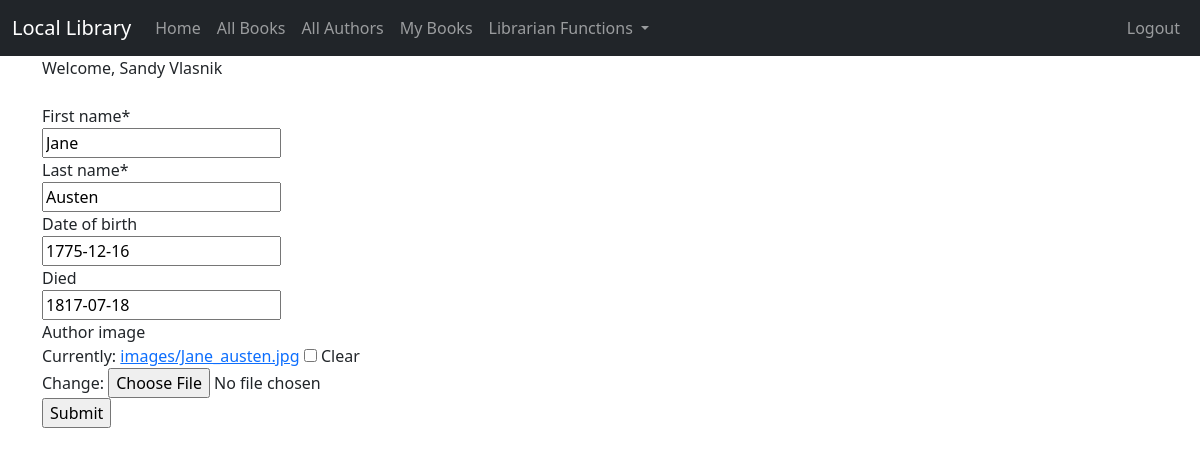
The page /author/2/update/ (signed in) on the database its author committed.
### catalog/models.py (models this page shows, shortened)
class Author(models.Model):
    first_name = models.CharField(max_length=100)
    last_name = models.CharField(max_length=100)
    date_of_birth = models.DateField(null=True, blank=True)
    date_of_death = models.DateField('Died', null=True, blank=True)
    author_image = models.ImageField(upload_to='images/', null=True, blank=True)
    class Meta:
        ordering = ['last_name', 'first_name']

### catalog/views.py (the view, shortened to what this page needs)
# urls.py: path('author/<int:pk>/update/', views.AuthorUpdate.as_view(), name='author_update'),
class AuthorUpdate(UpdateView):
    model = Author
    fields = ['first_name', 'last_name', 'date_of_birth', 'date_of_death', 'author_image']

### catalog/templates/catalog/author_form.html (shortened to what this page needs)
{% extends "catalog/base.html" %}
{% load crispy_forms_tags %}
{% load crispy_forms_filters %}
{% block content %}
    {% if perms.catalog.create_author or perms.catalog.edit_author %}
        <form action="" method="POST" enctype="multipart/form-data">
            {{ form|crispy }}
            <input type="submit" value="Submit"/>
        </form>
    {% else %}
        You do not have permission to access this feature
        <a href="{% url 'index' %}">Home</a>
    {% endif %}
{% endblock %}

### catalog/templates/catalog/base.html (shortened to what this page needs)
{% load static %}
<!doctype html>
<html lang="en">
<head>
 <link href="https://cdn.jsdelivr.net/npm/bootstrap@5.3.0-
alpha1/dist/css/bootstrap.min.css" rel="stylesheet"
 integrity="sha384-
GLhlTQ8iRABdZLl6O3oVMWSktQOp6b7In1Zl3/Jr59b6EGGoI1aFkw7cmDA6j6gD"
crossorigin="anonymous">
</head>
<body>
<nav class="navbar navbar-expand-lg navbar-dark bg-dark">
 <div class="container-fluid">
 <a class="navbar-brand" href="{% url 'index' %}">Local Library</a>
 <div class="collapse navbar-collapse" id="navbarSupportedContent">
 <ul class="navbar-nav me-auto mb-2 mb-lg-0">
 <li class="nav-item">
 <a class="nav-link" href="{% url 'index' %}">Home</a>
 </li>
 <li class="nav-item">
 <a class="nav-link" href="{% url 'book_list' %}">All Books</a>
 </li>
 <li class="nav-item">
 <a class="nav-link" href="{% url 'author_list' %}">All Authors</a>
 </li>
 {% if user.is_authenticated %}
    <li><a class="nav-link" href="{% url 'my_books' %}">My Books</a></li>
     {% if user.is_superuser %}
        <li class="nav-item dropdown">
            <a class="nav-link dropdown-toggle" href="#" role="button" data-bs-toggle="dropdown"
            aria-expanded="false">
                Librarian Functions
            </a>
 </li>
{% endif %}
{% endif %}
 </ul>
 </div>
     <ul class="nav navbar-nav ml-auto">
 {% if user.is_authenticated %}
    <li><a class="nav-link" href="{% url 'logout' %}">Logout</a>
    </li>
 {% else %}
    <li><a class="nav-link" href="{% url 'login' %}"><span class="glyphicon glyphicon-log-in"></span>Login</a>
    </li>
     <li><a class="nav-link" href="{% url 'register' %}"><span class="glyphicon glyphicon-log-in"></span>Sign Up</a>
    </li>
 {% endif %}
 </ul>
 </div>
</nav>
<div class="container">
    {% if user.is_authenticated %}
        Welcome, {{ user.first_name }} {{ user.last_name }}
    {% endif %}
</div>
<div class="container">
 <br/>
 {% block content %}
 {% endblock %}
</div>
</body>
</html>

### rows shown on the page
Author: first_name "Jane", last_name "Austen", date_of_birth "1775-12-16", date_of_death "1817-07-18"

### other values the page prints
{{ user.first_name }} "Sandy"
{{ user.last_name }} "Vlasnik"
